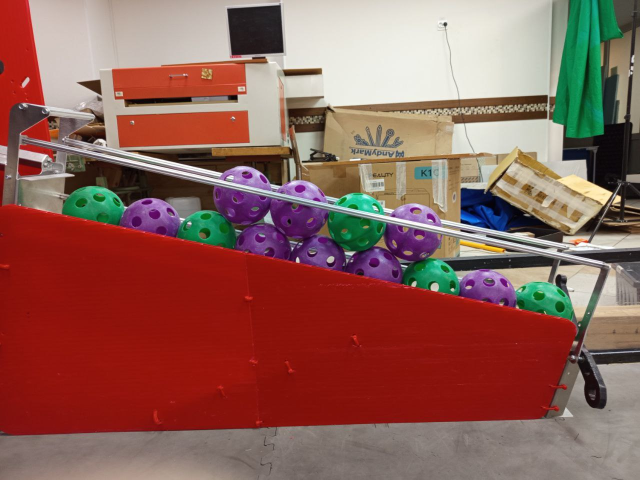
#> input picture TeamCode/src/main/python/autoramp_test/balls_samples/bare_samples/test1.jpg, 1280 x 960 px (shown at 1/2 size); its folder holds only this picture in this run
$ python get_mask.py
#> lines starting #> are read from the running program, lines starting #| are printed output that depends on the picture; after the words box and inside, x2 and y2 are one past the last pixel; in counts of white or black regions, pixels touching at a corner belong together
import cv2
import numpy as np

green_thresh_low = (60,50,130)
green_thresh_high = (90,255,255)

purple_thresh_low = (120,20,180)
purple_thresh_high = (160,255,255)

cv2.namedWindow("result",cv2.WINDOW_NORMAL)

for i in range(12):

    frame = cv2.imread(f"test{i+1}.jpg")
#> frame is the input picture: shape (960, 1280, 3); mean B, G, R 87.6, 96.2, 142.7
    frame_hsv = cv2.cvtColor(frame,cv2.COLOR_BGR2HSV)
#> frame_hsv: shape (960, 1280, 3); mean H, S, V 29.1, 126.1, 149.1
    for j in range(5):
        for k in range(3):
            green_thresh_low_rt = (50,20,200-j*25)
            green_thresh_high_rt = (90,255,255)
            purple_thresh_low_rt = (120,20,200-j*25)
            purple_thresh_high_rt = (160,255,255)

            green_mask = cv2.inRange(frame_hsv, green_thresh_low_rt, green_thresh_high_rt)
            purple_mask = cv2.inRange(frame_hsv, purple_thresh_low_rt, purple_thresh_high_rt)

            combined_mask = cv2.bitwise_or(green_mask, purple_mask)

            kernel = np.ones((4,4), np.uint8)
            combined_mask_opened = cv2.morphologyEx(combined_mask,cv2.MORPH_OPEN,kernel,iterations=3)
            combined_mask_opened_eroded = cv2.erode(combined_mask_opened,kernel,iterations=3-k)

            combined_mask_processed = combined_mask_opened_eroded


            cv2.imshow("result",combined_mask_processed)
            cv2.waitKey(0)
#> this loop made 5 passes
#> pass 1, `cv2.imshow("result",combined_mask_processed)`:
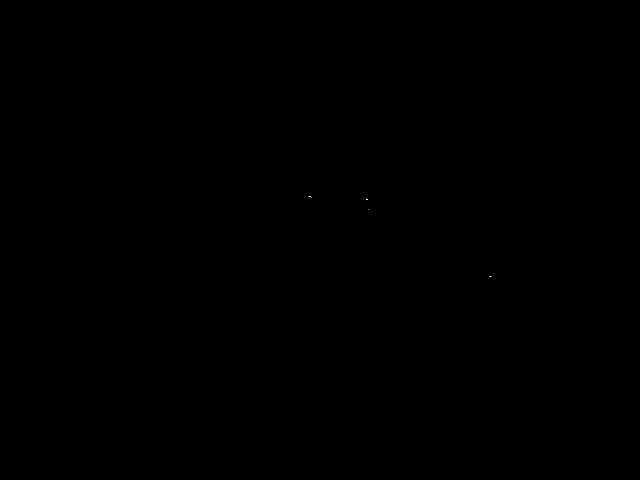
#> window 'result': shape (960, 1280) (shown at 1/2 size); 0% white in thin lines or dots, all inside (x1, y1, x2, y2) = (617, 392, 983, 554)
#> pass 2, `cv2.imshow("result",combined_mask_processed)`:
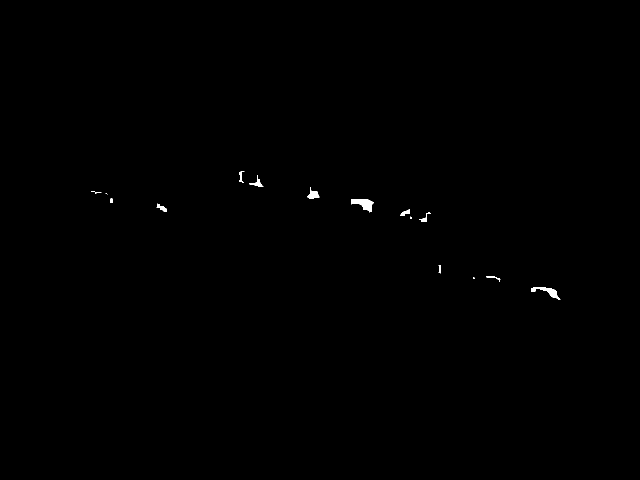
#> window 'result': shape (960, 1280) (shown at 1/2 size); 0.18% white; 17 white regions (5 under 20 px), largest, box (x1, y1, x2, y2) and area: (702, 398, 748, 425) 642, (1062, 575, 1121, 599) 457, (614, 374, 639, 397) 277
#> after the loop:
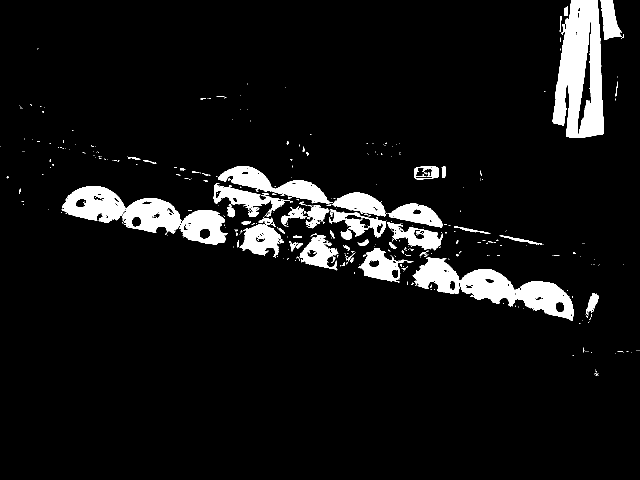
#> combined_mask: shape (960, 1280) (shown at 1/2 size); 7.1% white; 422 white regions (354 under 20 px), largest, box (x1, y1, x2, y2) and area: (1104, 0, 1207, 276) 19153, (123, 372, 363, 467) 11371, (436, 332, 665, 407) 5857
#> after the loop:
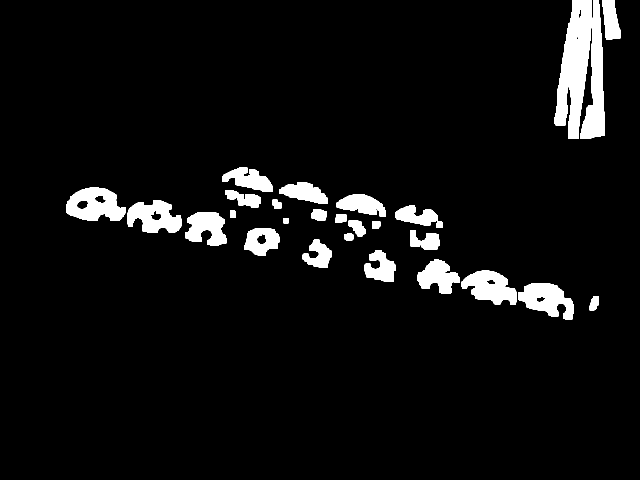
#> combined_mask_opened: shape (960, 1280) (shown at 1/2 size); 5.8% white; 28 white regions, largest, box (x1, y1, x2, y2) and area: (1109, 0, 1184, 278) 12277, (1161, 0, 1210, 278) 6791, (132, 375, 252, 442) 5357
#> after the loop:
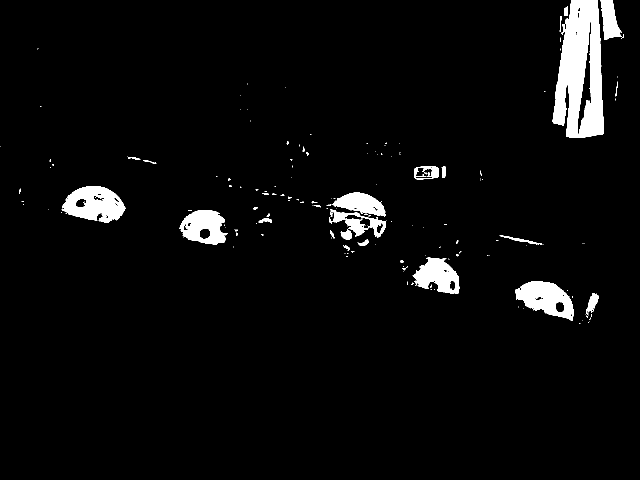
#> green_mask: shape (960, 1280) (shown at 1/2 size); 4.1% white; 178 white regions (144 under 20 px), largest, box (x1, y1, x2, y2) and area: (1104, 0, 1207, 276) 19153, (123, 372, 251, 446) 5998, (1031, 563, 1148, 642) 5314
#> (the run stopped early here; a loop or call above may not have finished)
